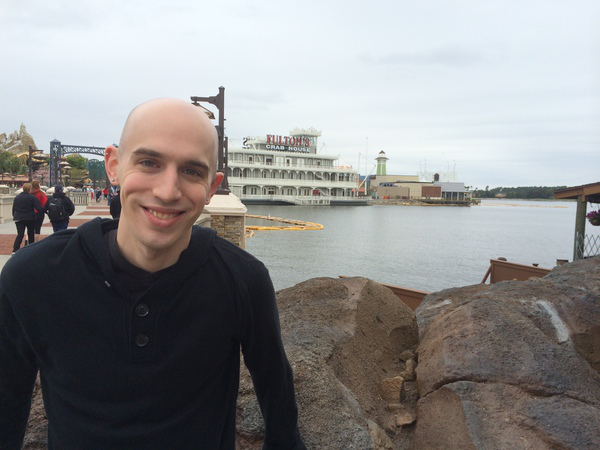
#> input picture opencv-drawing/adrian.png, 600 x 450 px, found by its file name
$ python basic_drawing_ammended.py
#> lines starting #> are read from the running program, lines starting #| are printed output that depends on the picture; after the words box and inside, x2 and y2 are one past the last pixel; in counts of white or black regions, pixels touching at a corner belong together
# USAGE
# python basic_drawing.py

# import the necessary packages
import numpy as np
import cv2

# initialize our canvas as a 300x300 pixel image with 3 channels
# (Red, Green, and Blue) with a black background
# canvas = np.array((222, 242, 215, 3), dtype="uint8")
# cv2.imwrite('imagetry.png', canvas)
image = cv2.imread(r'C:\Users\EN133JJ\Downloads\GitHub\pis-uni\opencv-drawing\adrian.png')
#> image is the input picture: shape (450, 600, 3); mean B, G, R 139.9, 140.1, 141
print(image.shape[:2])
#| (450, 600)
color = tuple(np.random.randint(0, high=256, size=(3,)))
print(color)
cv2.line(image, (0,0), (600, 450), (0, 0, 255))
cv2.line(image, (600,0), (0, 450), (0, 255, 255), 10)
cv2.rectangle(image, (600,0), (0, 450), (255, 0, 0), 3)
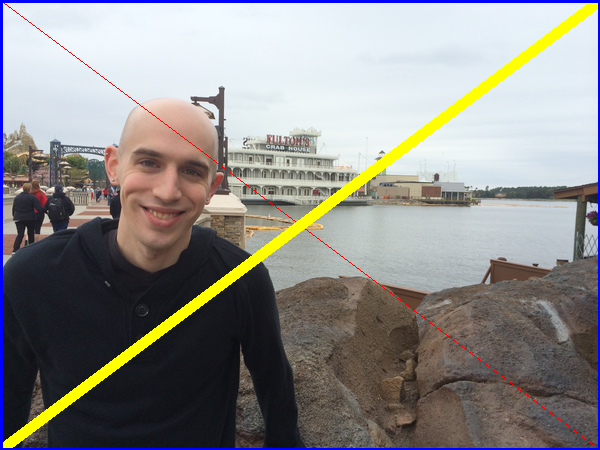
#> image: shape (450, 600, 3); mean B, G, R 137.6, 140.3, 141.9

for r in range(0, 450, 50):

    cv2.circle(image, (300, 225), r, (0, 255, 0), 3)
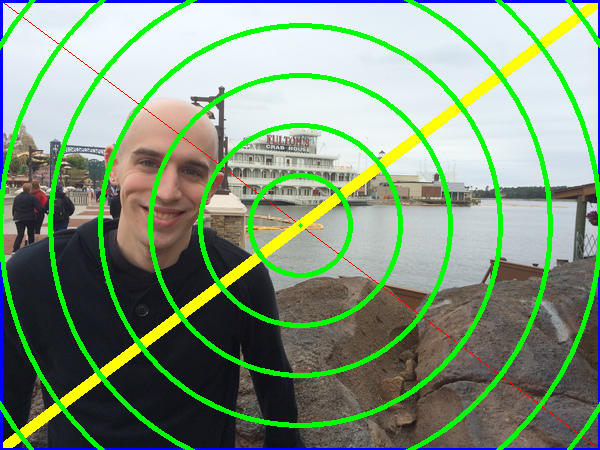
#> image: shape (450, 600, 3); 9.99% of pixels changed, all inside (x1, y1, x2, y2) = (0, 0, 600, 450)


cv2.imshow('numpyimage', image)
cv2.waitKey(0)

# draw a green line from the top-left corner of our canvas to the
